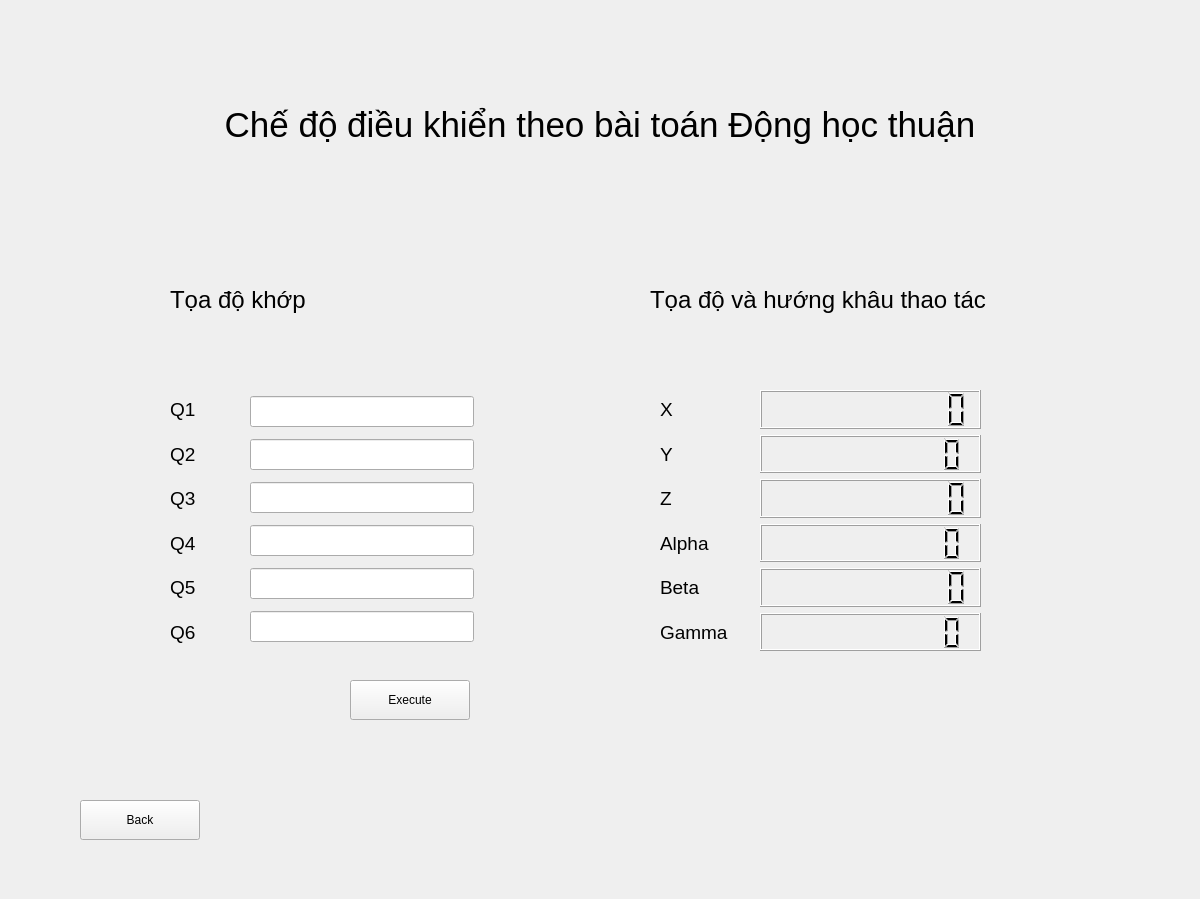
<?xml version="1.0" encoding="UTF-8"?>
<ui version="4.0">
 <class>Window1</class>
 <widget class="QWidget" name="Window1">
  <property name="geometry">
   <rect>
    <x>0</x>
    <y>0</y>
    <width>1200</width>
    <height>899</height>
   </rect>
  </property>
  <property name="windowTitle">
   <string>Window1</string>
  </property>
  <widget class="QPushButton" name="BackButton">
   <property name="geometry">
    <rect>
     <x>80</x>
     <y>800</y>
     <width>120</width>
     <height>40</height>
    </rect>
   </property>
   <property name="text">
    <string>Back</string>
   </property>
  </widget>
  <widget class="QLabel" name="label">
   <property name="geometry">
    <rect>
     <x>0</x>
     <y>50</y>
     <width>1200</width>
     <height>150</height>
    </rect>
   </property>
   <property name="font">
    <font>
     <family>Segoe UI</family>
     <pointsize>26</pointsize>
    </font>
   </property>
   <property name="text">
    <string>Chế độ điều khiển theo bài toán Động học thuận</string>
   </property>
   <property name="alignment">
    <set>Qt::AlignCenter</set>
   </property>
  </widget>
  <widget class="QPushButton" name="ExecuteButton">
   <property name="geometry">
    <rect>
     <x>350</x>
     <y>680</y>
     <width>120</width>
     <height>40</height>
    </rect>
   </property>
   <property name="text">
    <string>Execute</string>
   </property>
  </widget>
  <widget class="QLabel" name="label_16">
   <property name="geometry">
    <rect>
     <x>170</x>
     <y>270</y>
     <width>250</width>
     <height>60</height>
    </rect>
   </property>
   <property name="font">
    <font>
     <family>Segoe UI</family>
     <pointsize>18</pointsize>
    </font>
   </property>
   <property name="text">
    <string>Tọa độ khớp</string>
   </property>
   <property name="alignment">
    <set>Qt::AlignLeading|Qt::AlignLeft|Qt::AlignVCenter</set>
   </property>
  </widget>
  <widget class="QLabel" name="label_17">
   <property name="geometry">
    <rect>
     <x>650</x>
     <y>270</y>
     <width>450</width>
     <height>60</height>
    </rect>
   </property>
   <property name="font">
    <font>
     <family>Segoe UI</family>
     <pointsize>18</pointsize>
    </font>
   </property>
   <property name="text">
    <string>Tọa độ và hướng khâu thao tác</string>
   </property>
   <property name="alignment">
    <set>Qt::AlignLeading|Qt::AlignLeft|Qt::AlignVCenter</set>
   </property>
  </widget>
  <widget class="QWidget" name="layoutWidget">
   <property name="geometry">
    <rect>
     <x>760</x>
     <y>390</y>
     <width>221</width>
     <height>261</height>
    </rect>
   </property>
   <layout class="QVBoxLayout" name="verticalLayout_2">
    <item>
     <widget class="QLCDNumber" name="lcdNumberX">
      <property name="layoutDirection">
       <enum>Qt::LeftToRight</enum>
      </property>
      <property name="smallDecimalPoint">
       <bool>false</bool>
      </property>
      <property name="digitCount">
       <number>10</number>
      </property>
     </widget>
    </item>
    <item>
     <widget class="QLCDNumber" name="lcdNumberY">
      <property name="layoutDirection">
       <enum>Qt::LeftToRight</enum>
      </property>
      <property name="smallDecimalPoint">
       <bool>false</bool>
      </property>
      <property name="digitCount">
       <number>10</number>
      </property>
     </widget>
    </item>
    <item>
     <widget class="QLCDNumber" name="lcdNumberZ">
      <property name="layoutDirection">
       <enum>Qt::LeftToRight</enum>
      </property>
      <property name="smallDecimalPoint">
       <bool>false</bool>
      </property>
      <property name="digitCount">
       <number>10</number>
      </property>
     </widget>
    </item>
    <item>
     <widget class="QLCDNumber" name="lcdNumberAlpha">
      <property name="layoutDirection">
       <enum>Qt::LeftToRight</enum>
      </property>
      <property name="smallDecimalPoint">
       <bool>false</bool>
      </property>
      <property name="digitCount">
       <number>10</number>
      </property>
     </widget>
    </item>
    <item>
     <widget class="QLCDNumber" name="lcdNumberBeta">
      <property name="layoutDirection">
       <enum>Qt::LeftToRight</enum>
      </property>
      <property name="smallDecimalPoint">
       <bool>false</bool>
      </property>
      <property name="digitCount">
       <number>10</number>
      </property>
     </widget>
    </item>
    <item>
     <widget class="QLCDNumber" name="lcdNumberGamma">
      <property name="layoutDirection">
       <enum>Qt::LeftToRight</enum>
      </property>
      <property name="smallDecimalPoint">
       <bool>false</bool>
      </property>
      <property name="digitCount">
       <number>10</number>
      </property>
     </widget>
    </item>
   </layout>
  </widget>
  <widget class="QWidget" name="layoutWidget">
   <property name="geometry">
    <rect>
     <x>660</x>
     <y>390</y>
     <width>91</width>
     <height>261</height>
    </rect>
   </property>
   <layout class="QVBoxLayout" name="verticalLayout_3">
    <item>
     <widget class="QLabel" name="label_8">
      <property name="font">
       <font>
        <family>Segoe UI</family>
        <pointsize>14</pointsize>
       </font>
      </property>
      <property name="text">
       <string>X</string>
      </property>
      <property name="alignment">
       <set>Qt::AlignLeading|Qt::AlignLeft|Qt::AlignVCenter</set>
      </property>
     </widget>
    </item>
    <item>
     <widget class="QLabel" name="label_18">
      <property name="font">
       <font>
        <family>Segoe UI</family>
        <pointsize>14</pointsize>
       </font>
      </property>
      <property name="text">
       <string>Y</string>
      </property>
      <property name="alignment">
       <set>Qt::AlignLeading|Qt::AlignLeft|Qt::AlignVCenter</set>
      </property>
     </widget>
    </item>
    <item>
     <widget class="QLabel" name="label_19">
      <property name="font">
       <font>
        <family>Segoe UI</family>
        <pointsize>14</pointsize>
       </font>
      </property>
      <property name="text">
       <string>Z</string>
      </property>
      <property name="alignment">
       <set>Qt::AlignLeading|Qt::AlignLeft|Qt::AlignVCenter</set>
      </property>
     </widget>
    </item>
    <item>
     <widget class="QLabel" name="label_20">
      <property name="font">
       <font>
        <family>Segoe UI</family>
        <pointsize>14</pointsize>
       </font>
      </property>
      <property name="text">
       <string>Alpha</string>
      </property>
      <property name="alignment">
       <set>Qt::AlignLeading|Qt::AlignLeft|Qt::AlignVCenter</set>
      </property>
     </widget>
    </item>
    <item>
     <widget class="QLabel" name="label_21">
      <property name="font">
       <font>
        <family>Segoe UI</family>
        <pointsize>14</pointsize>
       </font>
      </property>
      <property name="text">
       <string>Beta</string>
      </property>
      <property name="alignment">
       <set>Qt::AlignLeading|Qt::AlignLeft|Qt::AlignVCenter</set>
      </property>
     </widget>
    </item>
    <item>
     <widget class="QLabel" name="label_22">
      <property name="font">
       <font>
        <family>Segoe UI</family>
        <pointsize>14</pointsize>
       </font>
      </property>
      <property name="text">
       <string>Gamma</string>
      </property>
      <property name="alignment">
       <set>Qt::AlignLeading|Qt::AlignLeft|Qt::AlignVCenter</set>
      </property>
     </widget>
    </item>
   </layout>
  </widget>
  <widget class="QWidget" name="layoutWidget">
   <property name="geometry">
    <rect>
     <x>170</x>
     <y>390</y>
     <width>71</width>
     <height>261</height>
    </rect>
   </property>
   <layout class="QVBoxLayout" name="verticalLayout">
    <item>
     <widget class="QLabel" name="label_2">
      <property name="font">
       <font>
        <family>Segoe UI</family>
        <pointsize>14</pointsize>
       </font>
      </property>
      <property name="text">
       <string>Q1</string>
      </property>
      <property name="alignment">
       <set>Qt::AlignLeading|Qt::AlignLeft|Qt::AlignVCenter</set>
      </property>
     </widget>
    </item>
    <item>
     <widget class="QLabel" name="label_3">
      <property name="font">
       <font>
        <family>Segoe UI</family>
        <pointsize>14</pointsize>
       </font>
      </property>
      <property name="text">
       <string>Q2</string>
      </property>
      <property name="alignment">
       <set>Qt::AlignLeading|Qt::AlignLeft|Qt::AlignVCenter</set>
      </property>
     </widget>
    </item>
    <item>
     <widget class="QLabel" name="label_4">
      <property name="font">
       <font>
        <family>Segoe UI</family>
        <pointsize>14</pointsize>
       </font>
      </property>
      <property name="text">
       <string>Q3</string>
      </property>
      <property name="alignment">
       <set>Qt::AlignLeading|Qt::AlignLeft|Qt::AlignVCenter</set>
      </property>
     </widget>
    </item>
    <item>
     <widget class="QLabel" name="label_5">
      <property name="font">
       <font>
        <family>Segoe UI</family>
        <pointsize>14</pointsize>
       </font>
      </property>
      <property name="text">
       <string>Q4</string>
      </property>
      <property name="alignment">
       <set>Qt::AlignLeading|Qt::AlignLeft|Qt::AlignVCenter</set>
      </property>
     </widget>
    </item>
    <item>
     <widget class="QLabel" name="label_6">
      <property name="font">
       <font>
        <family>Segoe UI</family>
        <pointsize>14</pointsize>
       </font>
      </property>
      <property name="text">
       <string>Q5</string>
      </property>
      <property name="alignment">
       <set>Qt::AlignLeading|Qt::AlignLeft|Qt::AlignVCenter</set>
      </property>
     </widget>
    </item>
    <item>
     <widget class="QLabel" name="label_7">
      <property name="font">
       <font>
        <family>Segoe UI</family>
        <pointsize>14</pointsize>
       </font>
      </property>
      <property name="text">
       <string>Q6</string>
      </property>
      <property name="alignment">
       <set>Qt::AlignLeading|Qt::AlignLeft|Qt::AlignVCenter</set>
      </property>
     </widget>
    </item>
   </layout>
  </widget>
  <widget class="QWidget" name="layoutWidget">
   <property name="geometry">
    <rect>
     <x>250</x>
     <y>390</y>
     <width>224</width>
     <height>259</height>
    </rect>
   </property>
   <layout class="QVBoxLayout" name="verticalLayout_4">
    <item>
     <widget class="QLineEdit" name="lineEditQ1">
      <property name="font">
       <font>
        <family>Segoe UI</family>
        <pointsize>14</pointsize>
       </font>
      </property>
      <property name="alignment">
       <set>Qt::AlignRight|Qt::AlignTrailing|Qt::AlignVCenter</set>
      </property>
     </widget>
    </item>
    <item>
     <widget class="QLineEdit" name="lineEditQ2">
      <property name="font">
       <font>
        <family>Segoe UI</family>
        <pointsize>14</pointsize>
       </font>
      </property>
      <property name="alignment">
       <set>Qt::AlignRight|Qt::AlignTrailing|Qt::AlignVCenter</set>
      </property>
     </widget>
    </item>
    <item>
     <widget class="QLineEdit" name="lineEditQ3">
      <property name="font">
       <font>
        <family>Segoe UI</family>
        <pointsize>14</pointsize>
       </font>
      </property>
      <property name="alignment">
       <set>Qt::AlignRight|Qt::AlignTrailing|Qt::AlignVCenter</set>
      </property>
     </widget>
    </item>
    <item>
     <widget class="QLineEdit" name="lineEditQ4">
      <property name="font">
       <font>
        <family>Segoe UI</family>
        <pointsize>14</pointsize>
       </font>
      </property>
      <property name="alignment">
       <set>Qt::AlignRight|Qt::AlignTrailing|Qt::AlignVCenter</set>
      </property>
     </widget>
    </item>
    <item>
     <widget class="QLineEdit" name="lineEditQ5">
      <property name="font">
       <font>
        <family>Segoe UI</family>
        <pointsize>14</pointsize>
       </font>
      </property>
      <property name="alignment">
       <set>Qt::AlignRight|Qt::AlignTrailing|Qt::AlignVCenter</set>
      </property>
     </widget>
    </item>
    <item>
     <widget class="QLineEdit" name="lineEditQ6">
      <property name="font">
       <font>
        <family>Segoe UI</family>
        <pointsize>14</pointsize>
       </font>
      </property>
      <property name="alignment">
       <set>Qt::AlignRight|Qt::AlignTrailing|Qt::AlignVCenter</set>
      </property>
     </widget>
    </item>
   </layout>
  </widget>
 </widget>
 <resources/>
 <connections/>
</ui>
